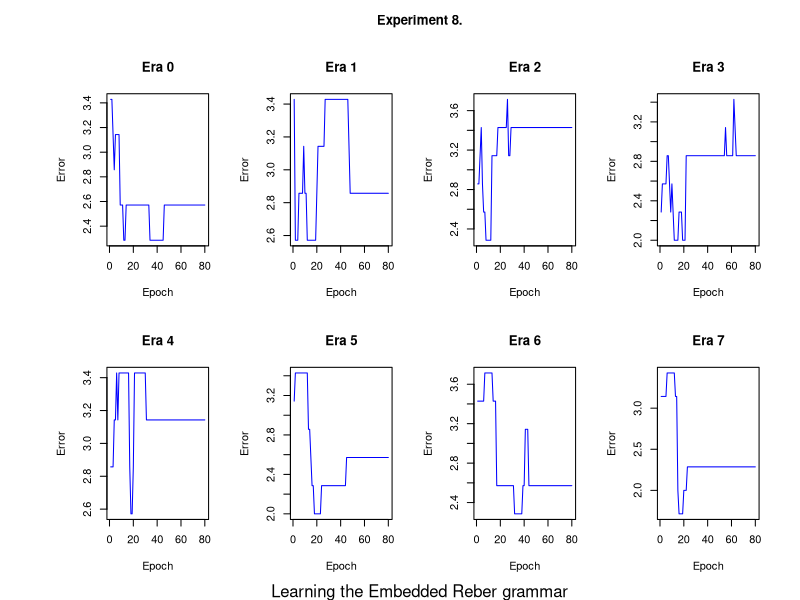

This figure's R source:
par(oma=c(1,4,3,1),mfrow=c(2,4))
e0 <- c(3.4285714285714275, 3.4285714285714275, 3.1428571428571419, 2.8571428571428563, 3.1428571428571419, 3.1428571428571419, 3.1428571428571419, 3.1428571428571419, 2.5714285714285707, 2.5714285714285707, 2.5714285714285707, 2.2857142857142851, 2.2857142857142851, 2.5714285714285707, 2.5714285714285707, 2.5714285714285707, 2.5714285714285707, 2.5714285714285707, 2.5714285714285707, 2.5714285714285707, 2.5714285714285707, 2.5714285714285707, 2.5714285714285707, 2.5714285714285707, 2.5714285714285707, 2.5714285714285707, 2.5714285714285707, 2.5714285714285707, 2.5714285714285707, 2.5714285714285707, 2.5714285714285707, 2.5714285714285707, 2.5714285714285707, 2.2857142857142851, 2.2857142857142851, 2.2857142857142851, 2.2857142857142851, 2.2857142857142851, 2.2857142857142851, 2.2857142857142851, 2.2857142857142851, 2.2857142857142851, 2.2857142857142851, 2.2857142857142851, 2.2857142857142851, 2.5714285714285707, 2.5714285714285707, 2.5714285714285707, 2.5714285714285707, 2.5714285714285707, 2.5714285714285707, 2.5714285714285707, 2.5714285714285707, 2.5714285714285707, 2.5714285714285707, 2.5714285714285707, 2.5714285714285707, 2.5714285714285707, 2.5714285714285707, 2.5714285714285707, 2.5714285714285707, 2.5714285714285707, 2.5714285714285707, 2.5714285714285707, 2.5714285714285707, 2.5714285714285707, 2.5714285714285707, 2.5714285714285707, 2.5714285714285707, 2.5714285714285707, 2.5714285714285707, 2.5714285714285707, 2.5714285714285707, 2.5714285714285707, 2.5714285714285707, 2.5714285714285707, 2.5714285714285707, 2.5714285714285707, 2.5714285714285707, 2.5714285714285707)
e1 <- c(3.4285714285714275, 2.5714285714285707, 2.5714285714285707, 2.5714285714285707, 2.8571428571428563, 2.8571428571428563, 2.8571428571428563, 2.8571428571428563, 3.1428571428571419, 2.8571428571428563, 2.8571428571428563, 2.5714285714285707, 2.5714285714285707, 2.5714285714285707, 2.5714285714285707, 2.5714285714285707, 2.5714285714285707, 2.5714285714285707, 2.5714285714285707, 2.8571428571428563, 3.1428571428571419, 3.1428571428571419, 3.1428571428571419, 3.1428571428571419, 3.1428571428571419, 3.1428571428571419, 3.4285714285714275, 3.4285714285714275, 3.4285714285714275, 3.4285714285714275, 3.4285714285714275, 3.4285714285714275, 3.4285714285714275, 3.4285714285714275, 3.4285714285714275, 3.4285714285714275, 3.4285714285714275, 3.4285714285714275, 3.4285714285714275, 3.4285714285714275, 3.4285714285714275, 3.4285714285714275, 3.4285714285714275, 3.4285714285714275, 3.4285714285714275, 3.4285714285714275, 3.1428571428571419, 2.8571428571428563, 2.8571428571428563, 2.8571428571428563, 2.8571428571428563, 2.8571428571428563, 2.8571428571428563, 2.8571428571428563, 2.8571428571428563, 2.8571428571428563, 2.8571428571428563, 2.8571428571428563, 2.8571428571428563, 2.8571428571428563, 2.8571428571428563, 2.8571428571428563, 2.8571428571428563, 2.8571428571428563, 2.8571428571428563, 2.8571428571428563, 2.8571428571428563, 2.8571428571428563, 2.8571428571428563, 2.8571428571428563, 2.8571428571428563, 2.8571428571428563, 2.8571428571428563, 2.8571428571428563, 2.8571428571428563, 2.8571428571428563, 2.8571428571428563, 2.8571428571428563, 2.8571428571428563, 2.8571428571428563)
e2 <- c(2.8571428571428563, 2.8571428571428563, 3.1428571428571419, 3.4285714285714275, 2.8571428571428563, 2.5714285714285707, 2.5714285714285707, 2.2857142857142851, 2.2857142857142851, 2.2857142857142851, 2.2857142857142851, 2.2857142857142851, 3.1428571428571419, 3.1428571428571419, 3.1428571428571419, 3.1428571428571419, 3.1428571428571419, 3.4285714285714275, 3.4285714285714275, 3.4285714285714275, 3.4285714285714275, 3.4285714285714275, 3.4285714285714275, 3.4285714285714275, 3.4285714285714275, 3.7142857142857131, 3.1428571428571419, 3.1428571428571419, 3.4285714285714275, 3.4285714285714275, 3.4285714285714275, 3.4285714285714275, 3.4285714285714275, 3.4285714285714275, 3.4285714285714275, 3.4285714285714275, 3.4285714285714275, 3.4285714285714275, 3.4285714285714275, 3.4285714285714275, 3.4285714285714275, 3.4285714285714275, 3.4285714285714275, 3.4285714285714275, 3.4285714285714275, 3.4285714285714275, 3.4285714285714275, 3.4285714285714275, 3.4285714285714275, 3.4285714285714275, 3.4285714285714275, 3.4285714285714275, 3.4285714285714275, 3.4285714285714275, 3.4285714285714275, 3.4285714285714275, 3.4285714285714275, 3.4285714285714275, 3.4285714285714275, 3.4285714285714275, 3.4285714285714275, 3.4285714285714275, 3.4285714285714275, 3.4285714285714275, 3.4285714285714275, 3.4285714285714275, 3.4285714285714275, 3.4285714285714275, 3.4285714285714275, 3.4285714285714275, 3.4285714285714275, 3.4285714285714275, 3.4285714285714275, 3.4285714285714275, 3.4285714285714275, 3.4285714285714275, 3.4285714285714275, 3.4285714285714275, 3.4285714285714275, 3.4285714285714275)
e3 <- c(2.2857142857142851, 2.5714285714285707, 2.5714285714285707, 2.5714285714285707, 2.5714285714285707, 2.8571428571428563, 2.8571428571428563, 2.5714285714285707, 2.2857142857142851, 2.5714285714285707, 2.2857142857142851, 1.9999999999999996, 1.9999999999999996, 1.9999999999999996, 1.9999999999999996, 2.2857142857142851, 2.2857142857142851, 2.2857142857142851, 1.9999999999999996, 1.9999999999999996, 1.9999999999999996, 2.8571428571428563, 2.8571428571428563, 2.8571428571428563, 2.8571428571428563, 2.8571428571428563, 2.8571428571428563, 2.8571428571428563, 2.8571428571428563, 2.8571428571428563, 2.8571428571428563, 2.8571428571428563, 2.8571428571428563, 2.8571428571428563, 2.8571428571428563, 2.8571428571428563, 2.8571428571428563, 2.8571428571428563, 2.8571428571428563, 2.8571428571428563, 2.8571428571428563, 2.8571428571428563, 2.8571428571428563, 2.8571428571428563, 2.8571428571428563, 2.8571428571428563, 2.8571428571428563, 2.8571428571428563, 2.8571428571428563, 2.8571428571428563, 2.8571428571428563, 2.8571428571428563, 2.8571428571428563, 2.8571428571428563, 3.1428571428571419, 2.8571428571428563, 2.8571428571428563, 2.8571428571428563, 2.8571428571428563, 2.8571428571428563, 2.8571428571428563, 3.4285714285714275, 3.1428571428571419, 2.8571428571428563, 2.8571428571428563, 2.8571428571428563, 2.8571428571428563, 2.8571428571428563, 2.8571428571428563, 2.8571428571428563, 2.8571428571428563, 2.8571428571428563, 2.8571428571428563, 2.8571428571428563, 2.8571428571428563, 2.8571428571428563, 2.8571428571428563, 2.8571428571428563, 2.8571428571428563, 2.8571428571428563)
e4 <- c(2.8571428571428563, 2.8571428571428563, 2.8571428571428563, 3.1428571428571419, 3.1428571428571419, 3.4285714285714275, 3.1428571428571419, 3.4285714285714275, 3.4285714285714275, 3.4285714285714275, 3.4285714285714275, 3.4285714285714275, 3.4285714285714275, 3.4285714285714275, 3.4285714285714275, 3.4285714285714275, 2.8571428571428563, 2.5714285714285707, 2.5714285714285707, 2.8571428571428563, 3.4285714285714275, 3.4285714285714275, 3.4285714285714275, 3.4285714285714275, 3.4285714285714275, 3.4285714285714275, 3.4285714285714275, 3.4285714285714275, 3.4285714285714275, 3.4285714285714275, 3.1428571428571419, 3.1428571428571419, 3.1428571428571419, 3.1428571428571419, 3.1428571428571419, 3.1428571428571419, 3.1428571428571419, 3.1428571428571419, 3.1428571428571419, 3.1428571428571419, 3.1428571428571419, 3.1428571428571419, 3.1428571428571419, 3.1428571428571419, 3.1428571428571419, 3.1428571428571419, 3.1428571428571419, 3.1428571428571419, 3.1428571428571419, 3.1428571428571419, 3.1428571428571419, 3.1428571428571419, 3.1428571428571419, 3.1428571428571419, 3.1428571428571419, 3.1428571428571419, 3.1428571428571419, 3.1428571428571419, 3.1428571428571419, 3.1428571428571419, 3.1428571428571419, 3.1428571428571419, 3.1428571428571419, 3.1428571428571419, 3.1428571428571419, 3.1428571428571419, 3.1428571428571419, 3.1428571428571419, 3.1428571428571419, 3.1428571428571419, 3.1428571428571419, 3.1428571428571419, 3.1428571428571419, 3.1428571428571419, 3.1428571428571419, 3.1428571428571419, 3.1428571428571419, 3.1428571428571419, 3.1428571428571419, 3.1428571428571419)
e5 <- c(3.1428571428571419, 3.4285714285714275, 3.4285714285714275, 3.4285714285714275, 3.4285714285714275, 3.4285714285714275, 3.4285714285714275, 3.4285714285714275, 3.4285714285714275, 3.4285714285714275, 3.4285714285714275, 3.4285714285714275, 2.8571428571428563, 2.8571428571428563, 2.5714285714285707, 2.2857142857142851, 2.2857142857142851, 1.9999999999999996, 1.9999999999999996, 1.9999999999999996, 1.9999999999999996, 1.9999999999999996, 1.9999999999999996, 2.2857142857142851, 2.2857142857142851, 2.2857142857142851, 2.2857142857142851, 2.2857142857142851, 2.2857142857142851, 2.2857142857142851, 2.2857142857142851, 2.2857142857142851, 2.2857142857142851, 2.2857142857142851, 2.2857142857142851, 2.2857142857142851, 2.2857142857142851, 2.2857142857142851, 2.2857142857142851, 2.2857142857142851, 2.2857142857142851, 2.2857142857142851, 2.2857142857142851, 2.2857142857142851, 2.5714285714285707, 2.5714285714285707, 2.5714285714285707, 2.5714285714285707, 2.5714285714285707, 2.5714285714285707, 2.5714285714285707, 2.5714285714285707, 2.5714285714285707, 2.5714285714285707, 2.5714285714285707, 2.5714285714285707, 2.5714285714285707, 2.5714285714285707, 2.5714285714285707, 2.5714285714285707, 2.5714285714285707, 2.5714285714285707, 2.5714285714285707, 2.5714285714285707, 2.5714285714285707, 2.5714285714285707, 2.5714285714285707, 2.5714285714285707, 2.5714285714285707, 2.5714285714285707, 2.5714285714285707, 2.5714285714285707, 2.5714285714285707, 2.5714285714285707, 2.5714285714285707, 2.5714285714285707, 2.5714285714285707, 2.5714285714285707, 2.5714285714285707, 2.5714285714285707)
e6 <- c(3.4285714285714275, 3.4285714285714275, 3.4285714285714275, 3.4285714285714275, 3.4285714285714275, 3.4285714285714275, 3.7142857142857131, 3.7142857142857131, 3.7142857142857131, 3.7142857142857131, 3.7142857142857131, 3.7142857142857131, 3.7142857142857131, 3.4285714285714275, 3.4285714285714275, 3.4285714285714275, 2.5714285714285707, 2.5714285714285707, 2.5714285714285707, 2.5714285714285707, 2.5714285714285707, 2.5714285714285707, 2.5714285714285707, 2.5714285714285707, 2.5714285714285707, 2.5714285714285707, 2.5714285714285707, 2.5714285714285707, 2.5714285714285707, 2.5714285714285707, 2.5714285714285707, 2.2857142857142851, 2.2857142857142851, 2.2857142857142851, 2.2857142857142851, 2.2857142857142851, 2.2857142857142851, 2.2857142857142851, 2.5714285714285707, 2.5714285714285707, 3.1428571428571419, 3.1428571428571419, 3.1428571428571419, 2.5714285714285707, 2.5714285714285707, 2.5714285714285707, 2.5714285714285707, 2.5714285714285707, 2.5714285714285707, 2.5714285714285707, 2.5714285714285707, 2.5714285714285707, 2.5714285714285707, 2.5714285714285707, 2.5714285714285707, 2.5714285714285707, 2.5714285714285707, 2.5714285714285707, 2.5714285714285707, 2.5714285714285707, 2.5714285714285707, 2.5714285714285707, 2.5714285714285707, 2.5714285714285707, 2.5714285714285707, 2.5714285714285707, 2.5714285714285707, 2.5714285714285707, 2.5714285714285707, 2.5714285714285707, 2.5714285714285707, 2.5714285714285707, 2.5714285714285707, 2.5714285714285707, 2.5714285714285707, 2.5714285714285707, 2.5714285714285707, 2.5714285714285707, 2.5714285714285707, 2.5714285714285707)
e7 <- c(3.1428571428571419, 3.1428571428571419, 3.1428571428571419, 3.1428571428571419, 3.1428571428571419, 3.4285714285714275, 3.4285714285714275, 3.4285714285714275, 3.4285714285714275, 3.4285714285714275, 3.4285714285714275, 3.4285714285714275, 3.1428571428571419, 3.1428571428571419, 1.9999999999999996, 1.714285714285714, 1.714285714285714, 1.714285714285714, 1.714285714285714, 1.9999999999999996, 1.9999999999999996, 1.9999999999999996, 2.2857142857142851, 2.2857142857142851, 2.2857142857142851, 2.2857142857142851, 2.2857142857142851, 2.2857142857142851, 2.2857142857142851, 2.2857142857142851, 2.2857142857142851, 2.2857142857142851, 2.2857142857142851, 2.2857142857142851, 2.2857142857142851, 2.2857142857142851, 2.2857142857142851, 2.2857142857142851, 2.2857142857142851, 2.2857142857142851, 2.2857142857142851, 2.2857142857142851, 2.2857142857142851, 2.2857142857142851, 2.2857142857142851, 2.2857142857142851, 2.2857142857142851, 2.2857142857142851, 2.2857142857142851, 2.2857142857142851, 2.2857142857142851, 2.2857142857142851, 2.2857142857142851, 2.2857142857142851, 2.2857142857142851, 2.2857142857142851, 2.2857142857142851, 2.2857142857142851, 2.2857142857142851, 2.2857142857142851, 2.2857142857142851, 2.2857142857142851, 2.2857142857142851, 2.2857142857142851, 2.2857142857142851, 2.2857142857142851, 2.2857142857142851, 2.2857142857142851, 2.2857142857142851, 2.2857142857142851, 2.2857142857142851, 2.2857142857142851, 2.2857142857142851, 2.2857142857142851, 2.2857142857142851, 2.2857142857142851, 2.2857142857142851, 2.2857142857142851, 2.2857142857142851, 2.2857142857142851)

plot(e0,col='blue',type='l',xlab='Epoch',ylab='Error',main='Era 0')
plot(e1,col='blue',type='l',xlab='Epoch',ylab='Error',main='Era 1')
plot(e2,col='blue',type='l',xlab='Epoch',ylab='Error',main='Era 2')
plot(e3,col='blue',type='l',xlab='Epoch',ylab='Error',main='Era 3')
plot(e4,col='blue',type='l',xlab='Epoch',ylab='Error',main='Era 4')
plot(e5,col='blue',type='l',xlab='Epoch',ylab='Error',main='Era 5')
plot(e6,col='blue',type='l',xlab='Epoch',ylab='Error',main='Era 6')
plot(e7,col='blue',type='l',xlab='Epoch',ylab='Error',main='Era 7')

title(main='Experiment 8.',outer=TRUE)
mtext(side=1, 'Learning the Embedded Reber grammar', outer=TRUE)
